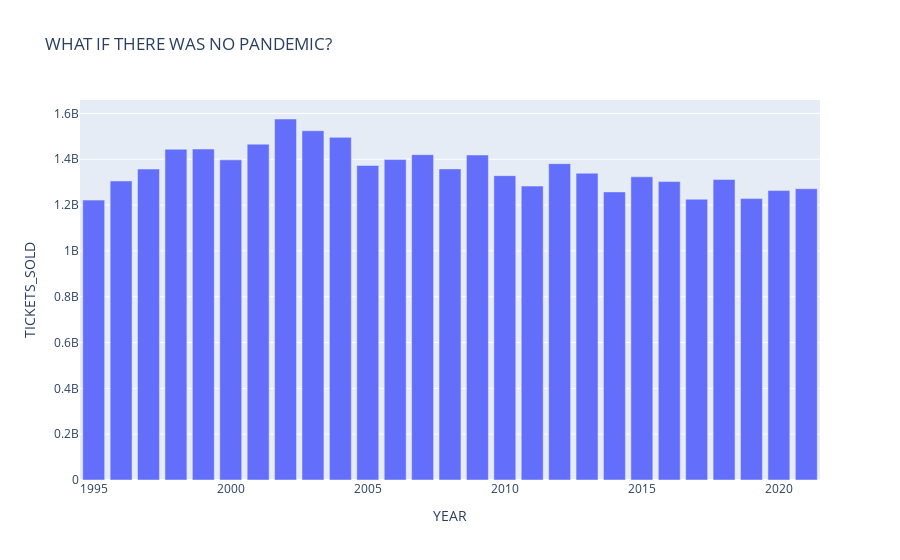

The cell this chart's notebook holds for it:
### Code cell
plot_prediction = modified_tickets_sold
plot_x = modified_year
plot_prediction[0] = y_prediction[0]
plot_prediction[1] = y_prediction[1]
first_data_pred = pd.DataFrame(dict(YEAR=(modified_year),TICKETS_SOLD=(plot_prediction)))
first_graph_pred=px.bar(first_data_pred,x="YEAR",y="TICKETS_SOLD",title='WHAT IF THERE WAS NO PANDEMIC?')
first_graph_pred.show()
# px.bar(plot_x,plot_prediction)

### Figure 1 — Plotly figure (JSON) as saved in the notebook; plotly's stock layout.template omitted (floating-point values rounded to 4 significant figures)
{"data": [{"alignmentgroup": "True", "hovertemplate": "YEAR=%{x}<br>TICKETS_SOLD=%{y}<extra></extra>", "legendgroup": "", "marker": {"color": "#636efa", "pattern": {"shape": ""}}, "name": "", "offsetgroup": "", "orientation": "v", "showlegend": false, "textposition": "auto", "type": "bar", "x": [2021, 2020, 2019, 2018, 2017, 2016, 2015, 2014, 2013, 2012, 2011, 2010, 2009, 2008, 2007, 2006, 2005, 2004, 2003, 2002, 2001, 2000, 1999, 1998, 1997, 1996, 1995], "xaxis": "x", "y": [1272000000.0, 1263000000.0, 1228541629, 1311536128, 1225639761, 1302556378, 1323356776, 1257402920, 1339168926, 1380921942, 1282915168, 1328549021, 1418567388, 1358042073, 1420036680, 1398738283, 1372980280, 1495651298, 1524589620, 1575756527, 1465874205, 1397460079, 1444664086, 1443832471, 1357349648, 1305221290, 1221705907], "yaxis": "y"}], "layout": {"autosize": true, "barmode": "relative", "legend": {"tracegroupgap": 0}, "title": {"text": "WHAT IF THERE WAS NO PANDEMIC?"}, "xaxis": {"anchor": "y", "autorange": true, "domain": [0, 1], "range": [1994.0, 2022.0], "title": {"text": "YEAR"}, "type": "linear"}, "yaxis": {"anchor": "x", "autorange": true, "domain": [0, 1], "range": [0, 1659000000.0], "title": {"text": "TICKETS_SOLD"}, "type": "linear"}}}
